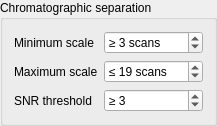
                      <widget class="QGroupBox" name="groupBox_10">
                       <property name="title">
                        <string>Chromatographic separation</string>
                       </property>
                       <layout class="QGridLayout" name="gridLayout_12">
                        <item row="3" column="1">
                         <widget class="QDoubleSpinBox" name="wavelet_minScale">
                          <property name="prefix">
                           <string>≥ </string>
                          </property>
                          <property name="suffix">
                           <string> scans</string>
                          </property>
                          <property name="decimals">
                           <number>0</number>
                          </property>
                          <property name="value">
                           <double>3.000000000000000</double>
                          </property>
                         </widget>
                        </item>
                        <item row="3" column="0">
                         <widget class="QLabel" name="label_32">
                          <property name="text">
                           <string>Minimum scale</string>
                          </property>
                         </widget>
                        </item>
                        <item row="4" column="0">
                         <widget class="QLabel" name="label_33">
                          <property name="text">
                           <string>Maximum scale</string>
                          </property>
                         </widget>
                        </item>
                        <item row="4" column="1">
                         <widget class="QDoubleSpinBox" name="wavelet_maxScale">
                          <property name="prefix">
                           <string>≤ </string>
                          </property>
                          <property name="suffix">
                           <string> scans</string>
                          </property>
                          <property name="decimals">
                           <number>0</number>
                          </property>
                          <property name="maximum">
                           <double>1000.000000000000000</double>
                          </property>
                          <property name="value">
                           <double>19.000000000000000</double>
                          </property>
                         </widget>
                        </item>
                        <item row="5" column="0">
                         <widget class="QLabel" name="snrThLabel">
                          <property name="text">
                           <string>SNR threshold</string>
                          </property>
                         </widget>
                        </item>
                        <item row="5" column="1">
                         <widget class="QSpinBox" name="wavelet_SNRThreshold">
                          <property name="suffix">
                           <string/>
                          </property>
                          <property name="prefix">
                           <string>≥ </string>
                          </property>
                          <property name="value">
                           <number>3</number>
                          </property>
                         </widget>
                        </item>
                       </layout>
                      </widget>
